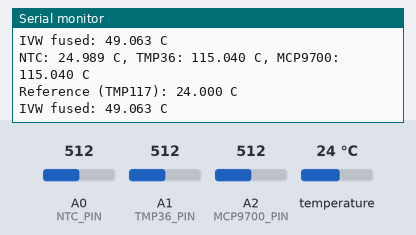
A sketch run on a simulated Arduino Zero (SAMD21). On the bench: the last lines printed to the serial monitor. The test bench sets the inputs (shaded band); at power-on: temperature 24 °C, A0 (NTC_PIN) = 512, A1 (TMP36_PIN) = 512, A2 (MCP9700_PIN) = 512 (analog values on the 0–1023 scale).

Above: at 1.8 s.
1.9 s: temperature set to 12 °C
At 3.1 s:
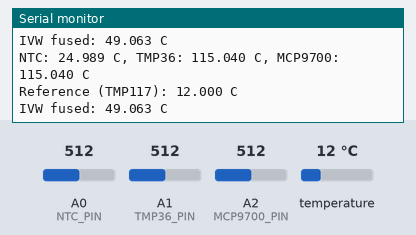
3.4 s: A0 (NTC_PIN) set to 716
At 4.8 s:
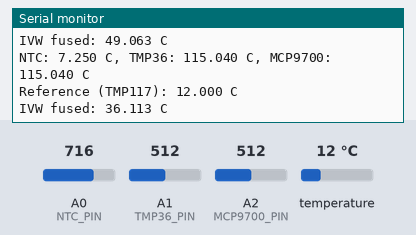
4.9 s: A1 (TMP36_PIN) set to 716
At 6.0 s:
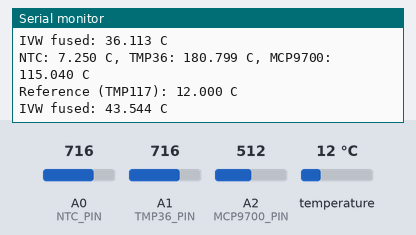
6.4 s: A2 (MCP9700_PIN) set to 716
At 7.3 s:
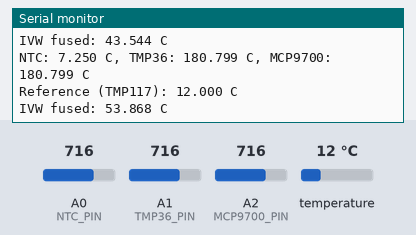
7.9 s: temperature set to 19 °C
At 9.2 s:
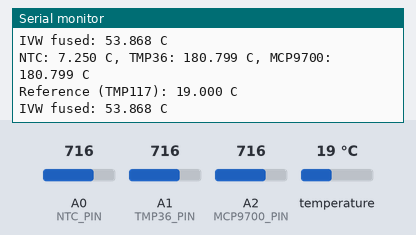
9.4 s: A0 (NTC_PIN) set to 992
At 10.1 s:
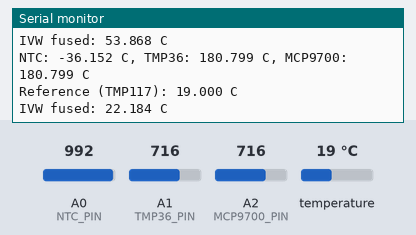
Timing chart, 0 to 11.9 s (numbered marks = the images above; inputs shaded):
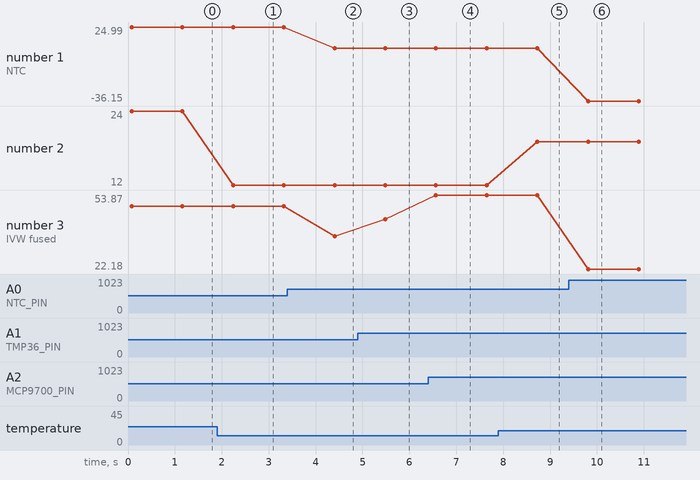

The sketch:

challenge_ivw_temperature_solution.ino
```cpp
/**
 * Solution: Inverse-Variance Weighting temperature sensor fusion
 *
 * Look for all the TODO tags and write the required code.
 */

#include <Adafruit_TMP117.h>

/******************************************************************************
 * Settings
 */

// Offsets (copy from Jupyter Notebook)
#define NTC_OFFSET          0.0548f
#define TMP_OFFSET          0.9011f
#define MCP_OFFSET          0.6260f

// Inverse-variance weights (copy from Jupyter Notebook)
#define NTC_WEIGHT          0.730f
#define TMP_WEIGHT          0.113f
#define MCP_WEIGHT          0.157f

// Pins
#define NTC_PIN             A0
#define TMP36_PIN           A1
#define MCP9700_PIN         A2

// ADC
#define ADC_BITS            12
#define ADC_MAX             4095.0f
#define VREF                3.3f

// NTC (Vishay NTCLE100E3103HT1)
#define NTC_R_FIXED         10000.0f  // Fixed resistor (top of divider)
#define NTC_R_NOMINAL       10000.0f  // NTC resistance at nominal temp
#define NTC_T_NOMINAL_C     25.0f
#define NTC_BETA            3977.0f   // B25/85 from datasheet

// TMP36 and MCP9700A convert voltage to Celsius in the same way
#define LIN_OFFSET_V        0.5f      // Output at 0 C
#define LIN_SLOPE_V_PER_C   0.01f     // 10 mV/C

/******************************************************************************
 * Globals
 */

Adafruit_TMP117 tmp117;

/******************************************************************************
 * Functions
 */

// Convert NTC divider ADC to deg C (beta equation)
float ntcToC(int adc) {
  if (adc <= 0 || adc >= (int)ADC_MAX) {
    return NAN;  // Open or shorted
  }
  // NTC is the bottom leg, so R_ntc = R_fixed * adc / (max - adc).
  // Ratiometric: supply voltage cancels out.
  float r_ntc = NTC_R_FIXED * adc / (ADC_MAX - adc);
  float inv_t = 1.0f / (NTC_T_NOMINAL_C + 273.15f) +
                logf(r_ntc / NTC_R_NOMINAL) / NTC_BETA;

  return 1.0f / inv_t - 273.15f;
}

// Convert linear sensor (TMP36, MCP9700A) ADC to deg C
float linToC(int adc) {
  float v = adc * VREF / ADC_MAX;

  return (v - LIN_OFFSET_V) / LIN_SLOPE_V_PER_C;
}

/******************************************************************************
 * Main
 */

void setup() {
  // Initialize serial and wait for a connection
  Serial.begin(115200);

  // Set ADC conversion resolution (defaults to 10 bits without this)
  analogReadResolution(ADC_BITS);

  // Initialize TMP117
  while(!tmp117.begin()) {
    Serial.println("ERROR: TMP117 sensor not found");
    delay(1000);
  }
}

void loop() {
  sensors_event_t ref;
  float ivw_temp;

  // Read analog sensors
  int ntc_raw = analogRead(NTC_PIN);
  int tmp36_raw = analogRead(TMP36_PIN);
  int mcp9700_raw = analogRead(MCP9700_PIN);

  // Read reference temperature from TMP117
  tmp117.getEvent(&ref);

  // Convert NTC reading to Celsius
  float ntc_temp = ntcToC(ntc_raw);

  // Convert TMP36 and MCP9700 readings to Celsius
  float tmp_temp = linToC(tmp36_raw);
  float mcp_temp = linToC(mcp9700_raw);

  // Print raw temperature readings
  Serial.printf("NTC: %.3f C, TMP36: %.3f C, MCP9700: %.3f C\n", ntc_temp, tmp_temp, mcp_temp);
  Serial.printf("Reference (TMP117): %.3f C\n", ref.temperature);

  // TODO: apply offsets to each of the analog sensor readings
  ntc_temp = ntc_temp - NTC_OFFSET;
  tmp_temp = tmp_temp - TMP_OFFSET;
  mcp_temp = mcp_temp - MCP_OFFSET;

  // TODO: use inverse-variance weighting to fuse analog temperature readings
  ivw_temp = NTC_WEIGHT * ntc_temp + TMP_WEIGHT * tmp_temp + MCP_WEIGHT * mcp_temp;

  // Print inverse-variance weighted temperature
  Serial.printf("IVW fused: %.3f C\n", ivw_temp);
  Serial.println();

  delay(1000);
}
```

Measured:
- after the input at 1.9 s, the serial monitor: prints a new line after 0.34 s (image 1)
- after the input at 3.4 s, the serial monitor: prints a new line after 1.0 s (image 2)
- after the input at 4.9 s, the serial monitor: prints a new line after 0.59 s (image 3)
- after the input at 6.4 s, the serial monitor: prints a new line after 0.17 s (image 4)
- after the input at 7.9 s, the serial monitor: prints a new line after 0.83 s (image 5)
- after the input at 9.4 s, the serial monitor: prints a new line after 0.41 s (image 6)
- plotted number 1: 24.99 → 7.25 after the input at 3.4 s, 7.25 → -36.15 after the input at 9.4 s
- plotted number 2: 24 → 12 after the input at 1.9 s, 12 → 19 after the input at 7.9 s
